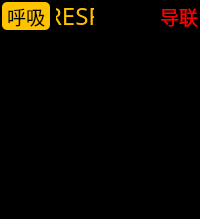
          <widget class="QWidget" name="widget_3" native="true">
           <property name="maximumSize">
            <size>
             <width>280</width>
             <height>16777215</height>
            </size>
           </property>
           <property name="styleSheet">
            <string notr="true">background-color: rgb(0, 0, 0);</string>
           </property>
           <layout class="QVBoxLayout" name="verticalLayout_8">
            <property name="leftMargin">
             <number>2</number>
            </property>
            <property name="topMargin">
             <number>2</number>
            </property>
            <property name="rightMargin">
             <number>2</number>
            </property>
            <property name="bottomMargin">
             <number>2</number>
            </property>
            <item>
             <layout class="QHBoxLayout" name="horizontalLayout_10">
              <item>
               <widget class="QLabel" name="label_22">
                <property name="sizePolicy">
                 <sizepolicy hsizetype="Fixed" vsizetype="Preferred">
                  <horstretch>0</horstretch>
                  <verstretch>0</verstretch>
                 </sizepolicy>
                </property>
                <property name="minimumSize">
                 <size>
                  <width>48</width>
                  <height>0</height>
                 </size>
                </property>
                <property name="maximumSize">
                 <size>
                  <width>48</width>
                  <height>28</height>
                 </size>
                </property>
                <property name="font">
                 <font>
                  <family>Agency FB</family>
                  <pointsize>14</pointsize>
                 </font>
                </property>
                <property name="styleSheet">
                 <string notr="true">border-radius: 5px;
background-color: rgb(255, 195, 0);</string>
                </property>
                <property name="text">
                 <string>呼吸</string>
                </property>
                <property name="alignment">
                 <set>Qt::AlignCenter</set>
                </property>
               </widget>
              </item>
              <item>
               <widget class="QLabel" name="label_23">
                <property name="sizePolicy">
                 <sizepolicy hsizetype="Minimum" vsizetype="Preferred">
                  <horstretch>0</horstretch>
                  <verstretch>0</verstretch>
                 </sizepolicy>
                </property>
                <property name="minimumSize">
                 <size>
                  <width>0</width>
                  <height>0</height>
                 </size>
                </property>
                <property name="maximumSize">
                 <size>
                  <width>38</width>
                  <height>28</height>
                 </size>
                </property>
                <property name="font">
                 <font>
                  <family>Agency FB</family>
                  <pointsize>18</pointsize>
                 </font>
                </property>
                <property name="styleSheet">
                 <string notr="true">color: rgb(255, 195, 0);</string>
                </property>
                <property name="text">
                 <string>RESP</string>
                </property>
                <property name="alignment">
                 <set>Qt::AlignCenter</set>
                </property>
               </widget>
              </item>
              <item>
               <spacer name="horizontalSpacer_7">
                <property name="orientation">
                 <enum>Qt::Horizontal</enum>
                </property>
                <property name="sizeType">
                 <enum>QSizePolicy::Expanding</enum>
                </property>
                <property name="sizeHint" stdset="0">
                 <size>
                  <width>40</width>
                  <height>20</height>
                 </size>
                </property>
               </spacer>
              </item>
              <item>
               <widget class="QLabel" name="DL2_label">
                <property name="sizePolicy">
                 <sizepolicy hsizetype="Minimum" vsizetype="Preferred">
                  <horstretch>0</horstretch>
                  <verstretch>0</verstretch>
                 </sizepolicy>
                </property>
                <property name="minimumSize">
                 <size>
                  <width>0</width>
                  <height>0</height>
                 </size>
                </property>
                <property name="maximumSize">
                 <size>
                  <width>38</width>
                  <height>28</height>
                 </size>
                </property>
                <property name="font">
                 <font>
                  <family>Agency FB</family>
                  <pointsize>14</pointsize>
                 </font>
                </property>
                <property name="styleSheet">
                 <string notr="true">color: rgb(255, 0, 0);</string>
                </property>
                <property name="text">
                 <string>导联</string>
                </property>
                <property name="alignment">
                 <set>Qt::AlignCenter</set>
                </property>
               </widget>
              </item>
             </layout>
            </item>
            <item>
             <widget class="QLabel" name="RESP_label">
              <property name="sizePolicy">
               <sizepolicy hsizetype="Minimum" vsizetype="Expanding">
                <horstretch>0</horstretch>
                <verstretch>0</verstretch>
               </sizepolicy>
              </property>
              <property name="minimumSize">
               <size>
                <width>0</width>
                <height>0</height>
               </size>
              </property>
              <property name="maximumSize">
               <size>
                <width>16777215</width>
                <height>16777215</height>
               </size>
              </property>
              <property name="font">
               <font>
                <family>Agency FB</family>
                <pointsize>100</pointsize>
               </font>
              </property>
              <property name="styleSheet">
               <string notr="true">color: rgb(255, 195, 0);</string>
              </property>
              <property name="text">
               <string/>
              </property>
              <property name="alignment">
               <set>Qt::AlignCenter</set>
              </property>
             </widget>
            </item>
           </layout>
          </widget>
